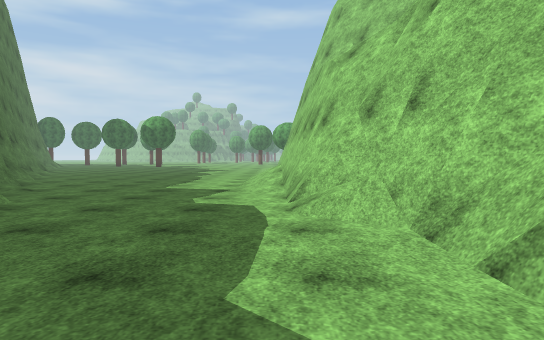
View 1 (above)

24 first-person views from a walk through a Unity game level. The camera is 1.3 m above the floor, tilts 2° down and sees 75° across. The floor is counted in squares, 2 m on a side. Each view is taken from the middle of a square. On the plan, view 1 faces up. The plan holds only what a view shows up to about 10 squares ahead; the rest is blank. The place goes on beyond the plan. Some trees and plants on the terrain are drawn as simple stand-ins. Some animated figures are not drawn. Surface patterns are stand-ins for the level's own textures.

View 2
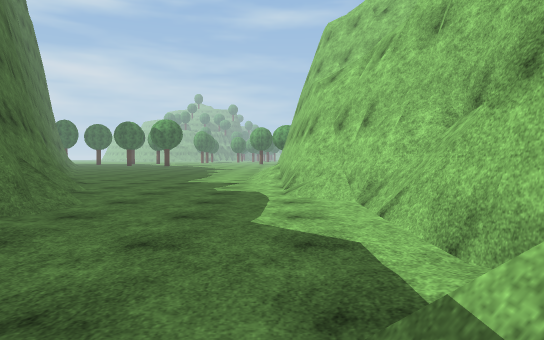

View 3
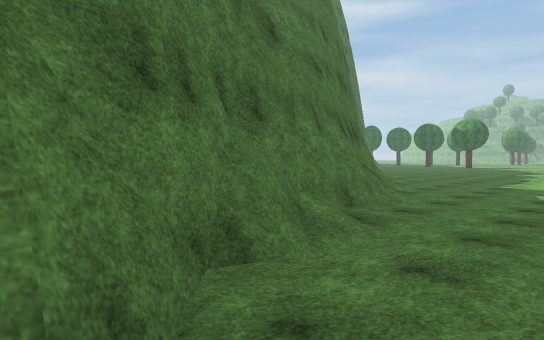

View 4
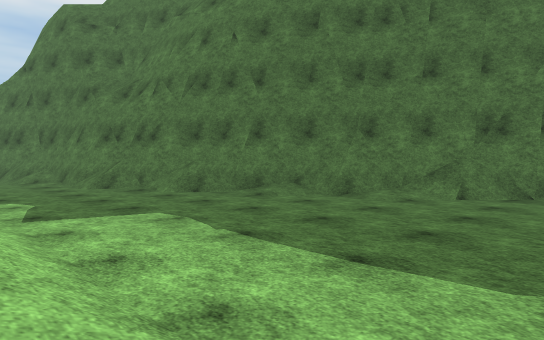

View 5
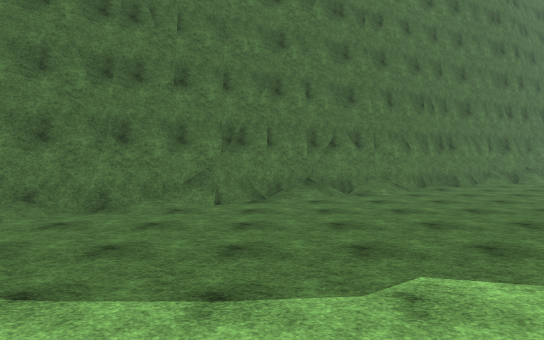

View 6
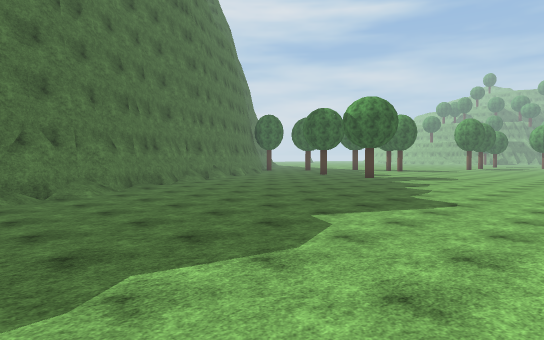

View 7
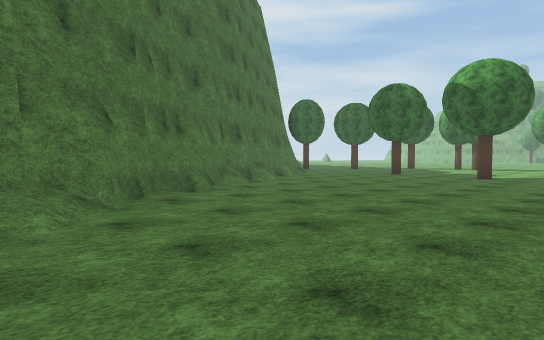

View 8
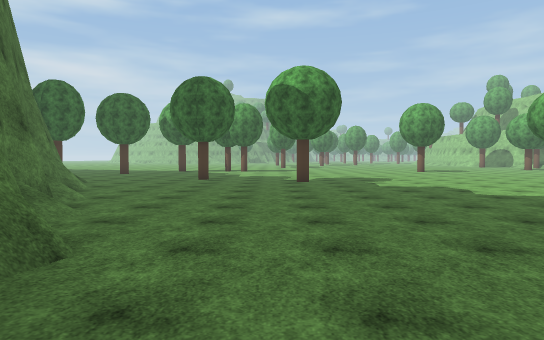

View 9
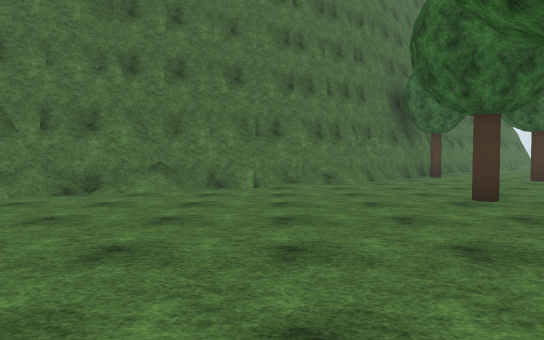

View 10
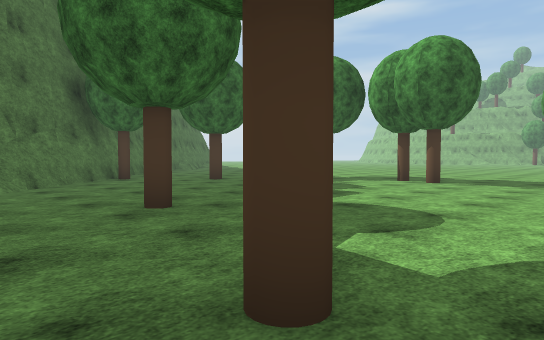

View 11
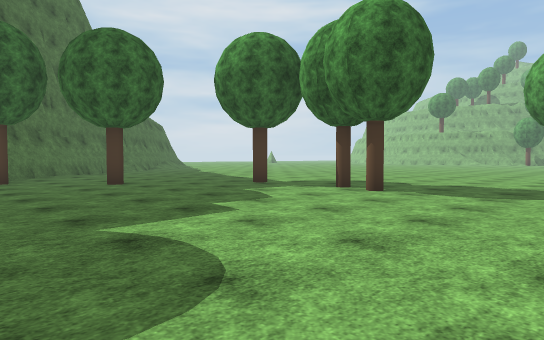

View 12
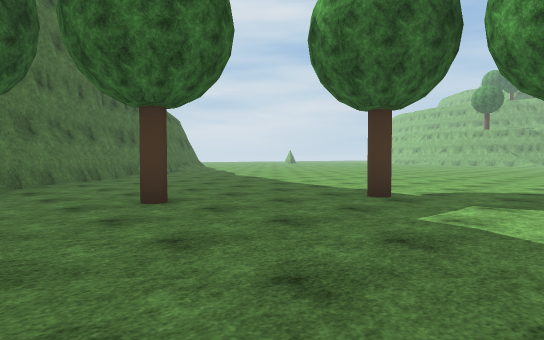

View 13
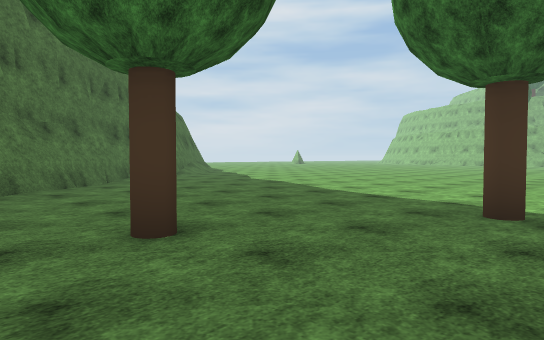

View 14
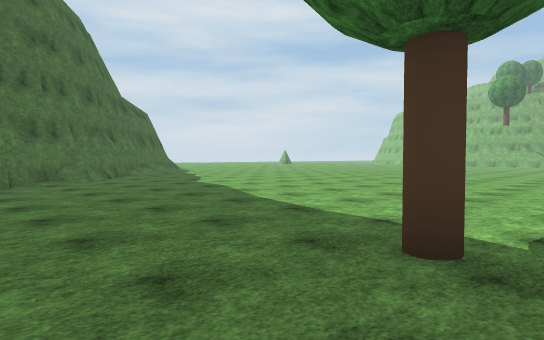

View 15
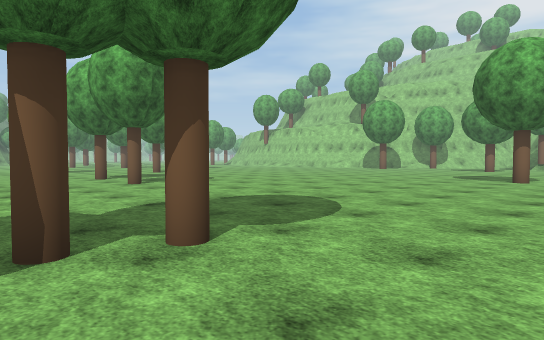

View 16
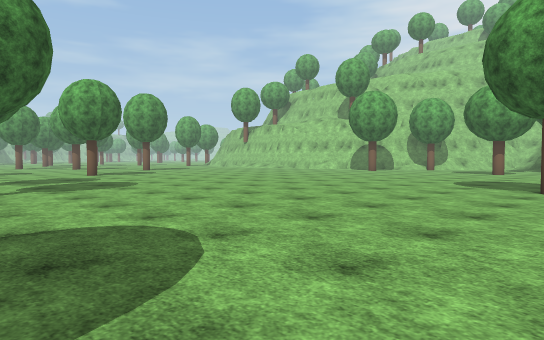

View 17
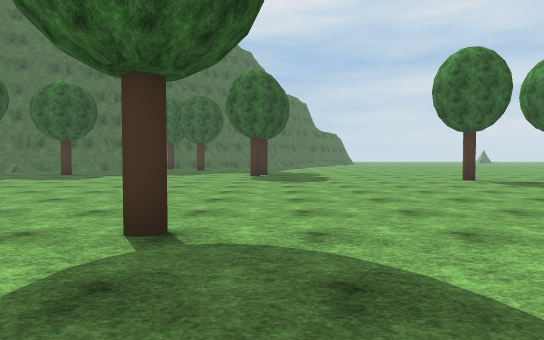

View 18
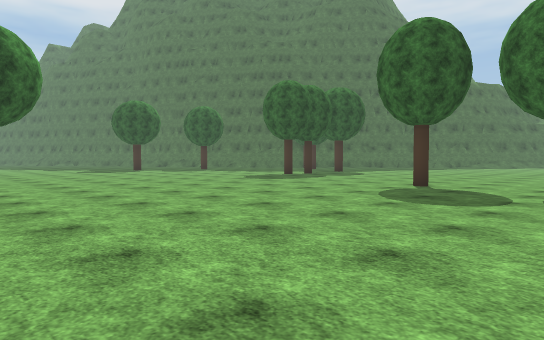

View 19
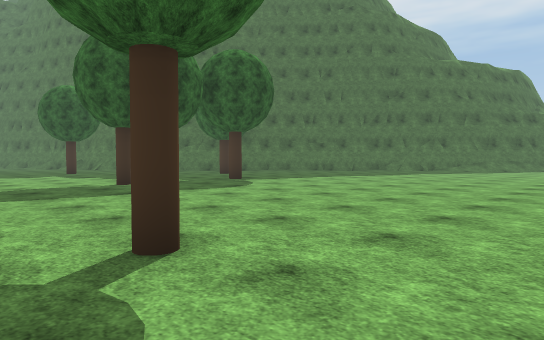

View 20
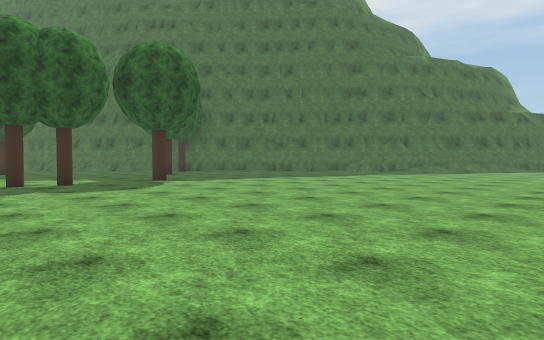

View 21
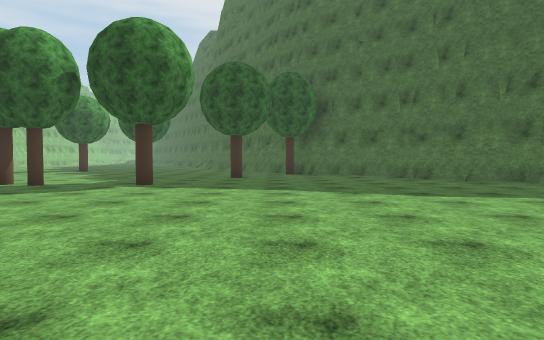

View 22
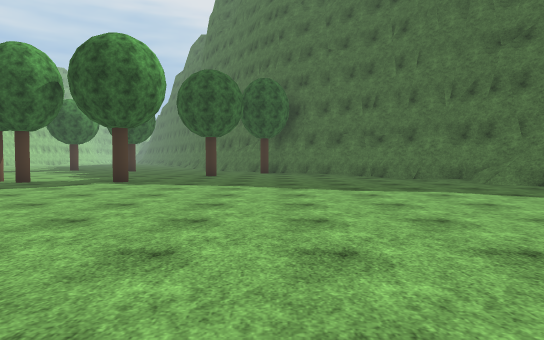

View 23
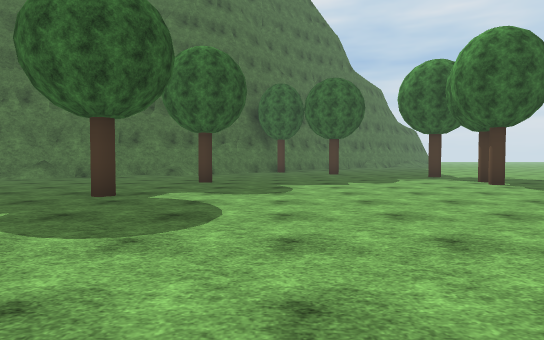

View 24
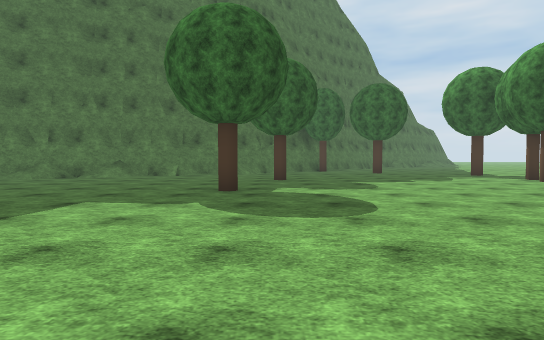

### Floor plan
Key: @ floor where view 1 was taken; # wall or solid block; . floor; / step, stairs or slope; = window, fence, low wall or low ledge; T tree.
Columns run from 23 left of view 1 to 2 right of it. Each row starts with its distance up from view 1.
 43      .    ..... .. .....
 42     ...........T........
 41   ......................
 40   .............T........
 39   ......................
 38  ......................
 37 ........................
 36 .........................
 35 ..........................
 34 .........T..T.............
 33 #............T........T..
 32 ##......................
 31  ##....................
 30   ##...T.............
 29    ##................
 28      T................
 27      ##...............
 26       ##....T..........
 25        #/......T......
 24        ##.............
 23         ##............
 22         ##............
 21          #/............
 20          ##............
 19           #/...........
 18           ##...........
 17            ##..........
 16             #..........
 15             ##........./
 14              #/.........
 13              ##.........
 12               #/......./
 11               ##......./
 10                ##....../
  9                ##/...../#
  8                 ##...../#
  7                  #/..../#
  6                  ##.....#
  5                   #=....##
  4                   ##..../#
  3                    #/.../#
  2                    ##....#
  1                     #....#
  0                     #/.@.#
 -1                     ##..##
 -2                      #..
 -3                      ##/

Where each view was taken, in squares from view 1:
view 1: 0 up, 0 right, facing up
view 2: 2 down, 0 right, facing up
view 3: 3 down, 0 right, facing up-left
view 4: 12 up, 0 right, facing down-left
view 5: 11 up, 0 right, facing left
view 6: 11 up, 0 right, facing up-left
view 7: 13 up, 5 left, facing up-left
view 8: 14 up, 9 left, facing up
view 9: 23 up, 6 left, facing left
view 10: 24 up, 7 left, facing up-left
view 11: 27 up, 7 left, facing up-left
view 12: 28 up, 11 left, facing up-left
view 13: 29 up, 13 left, facing up-left
view 14: 31 up, 13 left, facing up-left
view 15: 31 up, 12 left, facing up-right
view 16: 32 up, 9 left, facing up-right
view 17: 34 up, 2 right, facing left
view 18: 43 up, 0 right, facing down-left
view 19: 42 up, 7 left, facing down-left
view 20: 43 up, 9 left, facing down-left
view 21: 42 up, 17 left, facing down
view 22: 43 up, 18 left, facing down
view 23: 28 up, 2 left, facing left
view 24: 26 up, 1 left, facing left
